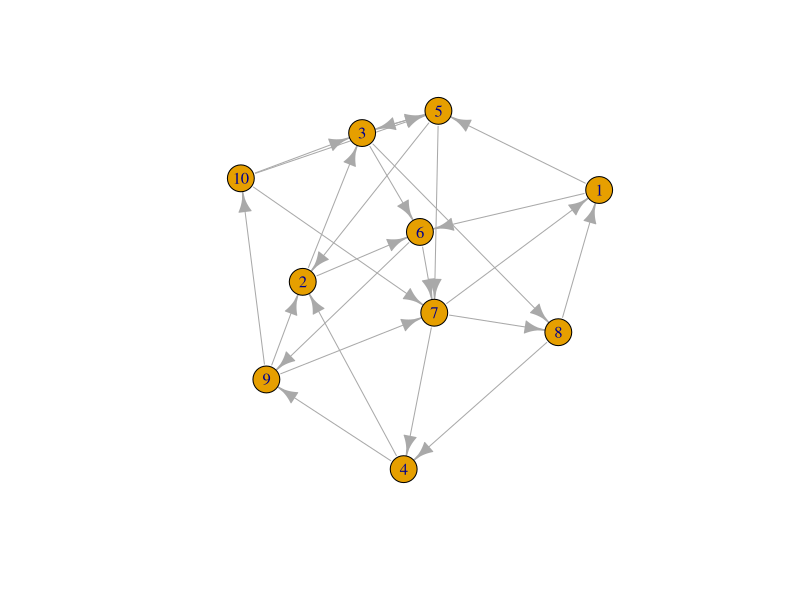
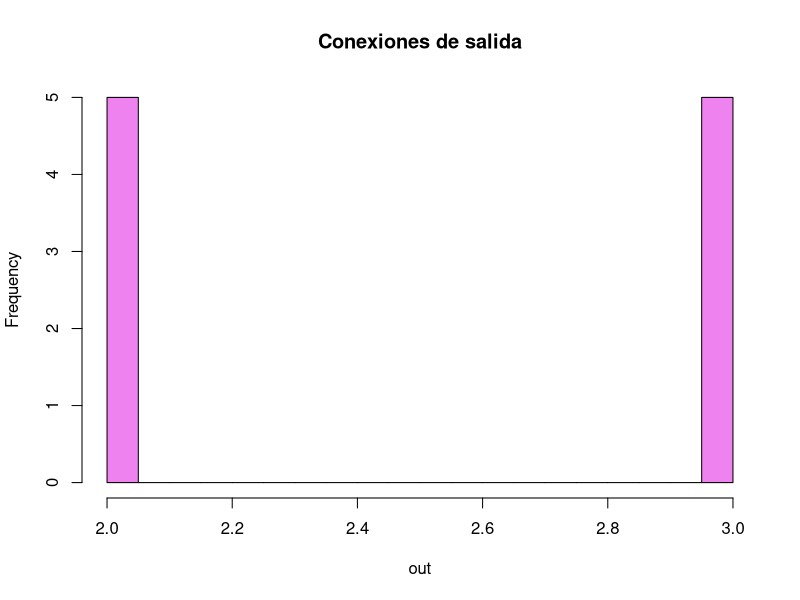
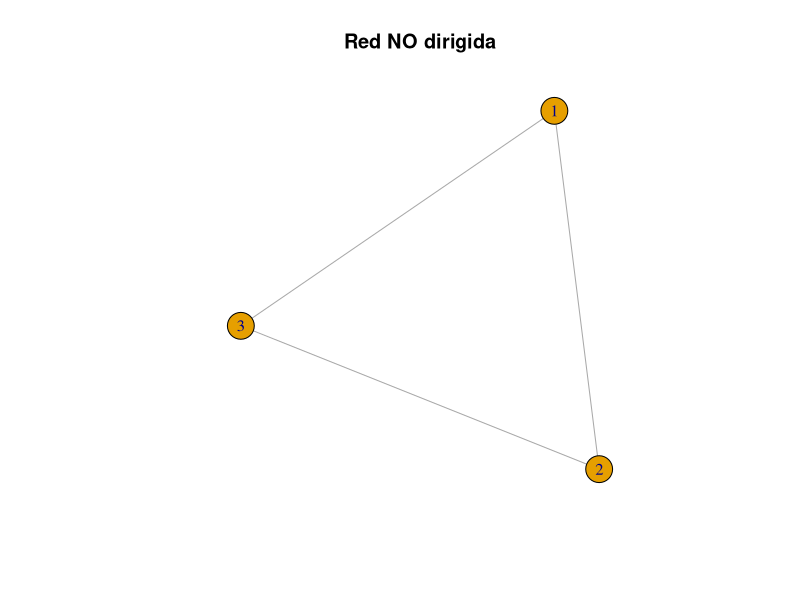
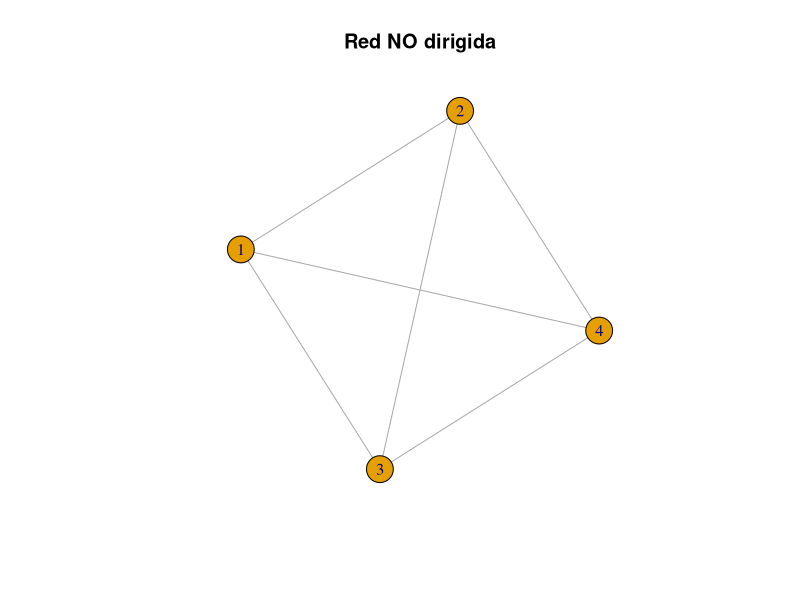
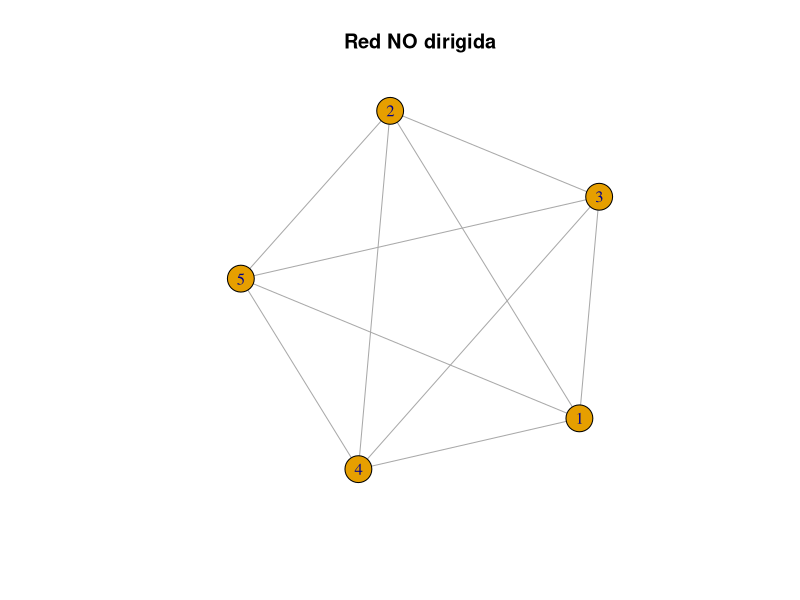
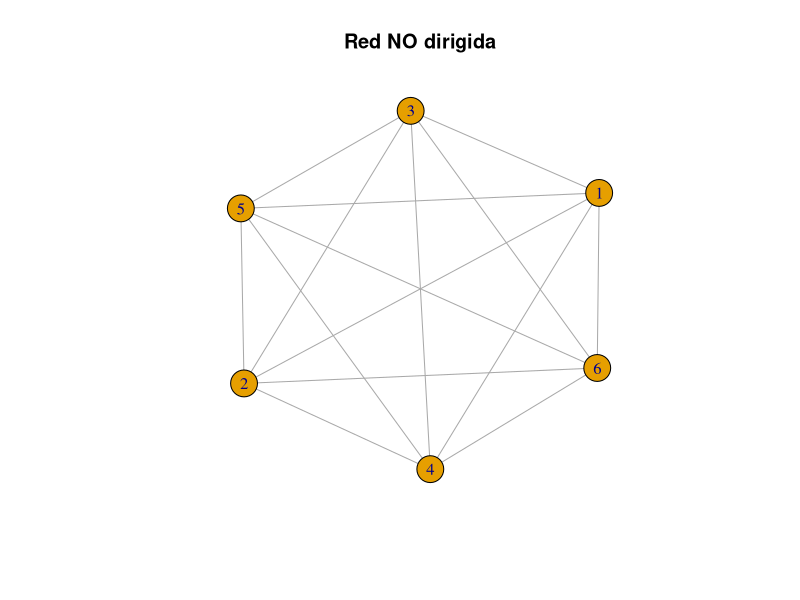
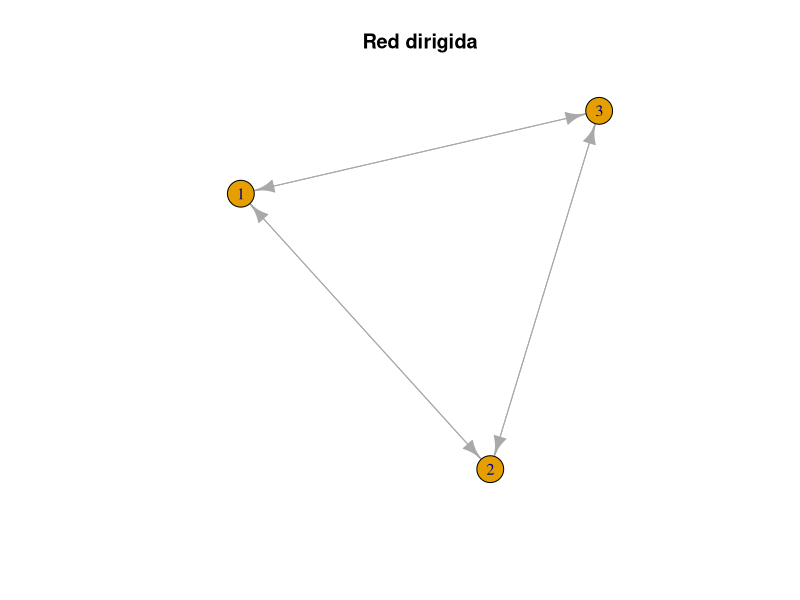
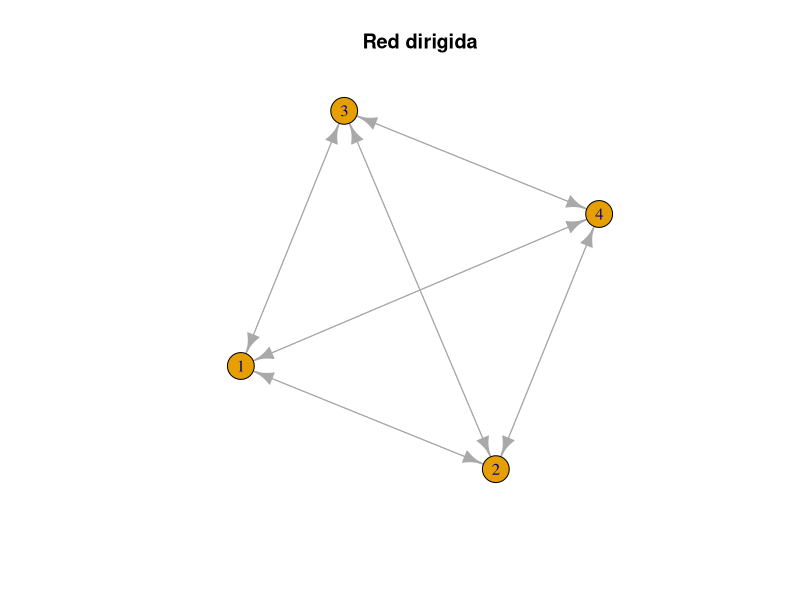

R code for these plots, in order: (Note: this script raises an error after producing the figures.)
## ---- chunk 1
knitr::opts_chunk$set(echo = TRUE)
library(igraph)
## ---- chunk 2
# Numero de conexiones maximas
a <- (15*(15-1))/2
# Numero de conexiones maximas por nodo
b <- 15-1

c(a,b)
## ---- chunk 3
# Red dirigida de 10 nodos
red_dir <- make_empty_graph(10, TRUE)

# Conexiones 
red_dir <- add_edges(red_dir, c(1,5, 1,6, 2,6, 2,3, 3,5, 3,8, 4,2, 4,9, 3,6, 5,2, 5,7, 5,3, 6,9, 6,7, 7,1, 7,4, 7,8, 8,1, 8,4, 9,10, 9,2, 9,7, 10,5, 10,7, 10,3))
 
plot(red_dir)
## ---- chunk 4
# Distribucion de conexines de salida
out <- degree(red_dir, mode = "out")
hist(out, main='Conexiones de salida',breaks=15, col='violet')
## ---- chunk 5
# Total de conexiones out e in
T_conex <- c(sum(out), sum(degree(red_dir, mode = "in")))
T_conex
## ---- chunk 6
# Promedio de in y out
promedios <- c(mean(out), mean(degree(red_dir, mode = "in")))
promedios
## ---- chunk 7
# Redes NO dirigidas
nd3 <- make_full_graph(3, FALSE)
nd4 <- make_full_graph(4, FALSE)
nd5 <- make_full_graph(5, FALSE)
nd6 <- make_full_graph(6, FALSE)

# Conexiones maximas
c_max <- function(red){
  (components(red)$csize*(components(red)$csize-1))/2
}

# Lista de las redes
redes <- list(nd3=nd3, nd4=nd4, nd5=nd5, nd6=nd6)

# Dibujos
for (name in names(redes)) {
  cat("\nRed de", name, "\n")
  red <- redes[[name]]
  cat("\nNuero max. de conexiones:", c_max(red), "\n")
  plot(red, main= "Red NO dirigida")
}

## ---- chunk 8
# Redes dirigidas
nd3_d <- make_full_graph(3, TRUE)
nd4_d <- make_full_graph(4, TRUE)
nd5_d <- make_full_graph(5, TRUE)
nd6_d <- make_full_graph(6, TRUE)

# Lista de las redes
redes_d <- list(nd3_d=nd3_d, nd4_d=nd4_d, nd5_d=nd5_d, nd6_d=nd6_d)

# Dibujos
for (name in names(redes_d)) {
  cat("\nRed de", name, "\n")
  red_d <- redes_d[[name]]
  plot(red_d, main= "Red dirigida")
}
## ---- chunk 9
amigos <-read.csv("tablas/matriz_amigos.csv")
rownames(amigos)<-amigos[,1]
amigos<-amigos[,-1]
amigos<-as.matrix(amigos)
diag(amigos)<-0
red_amigos <-graph_from_adjacency_matrix(amigos)

transitivity(red_amigos, type = "local")["TRINIDAD"]
## ---- chunk 10
# Generacion de redes
redA <- make_empty_graph(10, FALSE)
redA <- add_edges(redA, c(10,6, 9,6, 6,4, 8,4, 4,2, 2,3, 3,5, 2,1, 1,7))

redB <- make_empty_graph(10, TRUE)
redB <- add_edges(redB, c(2,1, 3,1, 6,1, 5,1, 4,1, 10,8, 8,4, 9,4, 7,4))

redC <- make_full_graph(10, FALSE)

redD <- make_empty_graph(10, TRUE)
redD <- add_edges(redD, c(1,3, 1,8, 2,4, 2,6, 2,10, 2,5, 3,10, 4,2, 4,3, 4,6, 4,9, 4,10, 4,1, 5,10, 5,1, 5,7, 6,9, 6,3, 6,8, 7,8, 7,1, 8,7, 8,9, 8,10, 9,3, 9,10, 9,2, 10,9, 10,6, 10,1, 10,5))

redE <- make_empty_graph(10, FALSE)
redE <- add_edges(redE, c(5,7, 2,7, 3,7, 1,7, 8,7, 1,3, 6,8, 10,8, 10,1, 6,4, 4,10, 9,10, 9,8))

redF <- make_empty_graph(10, TRUE)
redF <- add_edges(redF, c(4,9, 4,8, 2,4, 2,5, 5,10, 1,2, 1,3, 3,6, 3,7))

# Lista de las redes
redes_AF <- list(redA=redA, redB=redB, redC=redC, redD=redD, redE=redE, redF=redF)

# Evaluacion de cada red

for (name in names(redes_AF)) {
  
  cat("\nImagen de la", name, "\n")
  red <- redes_AF[[name]]
  plot(red, main= name)
  
  cat("\nNúmero de conexiones:", gsize(red), "\n") 
  cat("\nNúmero de nodos:", gorder(red), "\n")
  cat("\nDegree local:", degree(red, mode = "total"), "\n") 
  cat("\nPromedio del degree:", mean(degree(red, mode = "total")), "\n")
  
  # Degree distribution
  dd <- degree_distribution(red)
  barplot(dd, main='Distribucion del degree', ylim = c(0:1), col='red', ylab = "Pk", xlab = "K")
  
  cat("\nDensidad:", edge_density(red), "\n")
  
  cat("\nMatriz de adyacencia de la", name, "\n")
  print(as_adjacency_matrix(red))
  
  cat("\nMatriz de distancias de la", name, "\n")
  print(distances(red))
  
  cat("\nDiámetro:", diameter(red), "\n") 
  # cat("\n", name, "\n") # Nodos más distantes
  cat("\nCoeficiente de clusterización local:", transitivity(red, type = "local"), "\n")
  cat("\nCoeficiente de clusterización", transitivity(red, type = "global" ), "\n")
  
}

## ---- chunk 11
karate <- make_graph("Zachary")
plot(karate)
## ---- chunk 12

cat("\nNúmero de conexiones:", gsize(karate), "\n") 
cat("\nNúmero de nodos:", gorder(karate), "\n")
# ¿Quiénes son los nodos y cuál es la regla de conexión?
cat("\nDensidad:", edge_density(karate), "\n")

cat("\nMatriz de adyacencia", "\n")
print(as_adjacency_matrix(karate))
  
cat("\nCalculo y grafico del degree", "\n")
dd <- degree_distribution(karate)
barplot(dd, main='Distribucion del degree', ylim = c(0:1), col='red', ylab = "Pk", xlab = "K")

cat("\nDiámetro:", diameter(karate), "\n")
cat("\nMatriz de distancias", "\n")
print(distances(karate))
cat("\nPromedio de la distancia:", mean_distance(karate), "\n")

cat("\nTrayectoria de los nodos mas alejados", "\n")
n_lejanos <- get_diameter(karate)
n_lejanos

cat("\nNodos con coefeiciente de clusterización de 1", "\n")
nd_1 <- which(transitivity(karate, type = "local") == 1)
nd_1


# IDENTIFICACION DE NODOS IMPORTANTES

# Propiedades de centralidad
# 1. Degree: numero de conexiones.
# 2. Betweenness: frecuencia con la que un nodo se encuentra en el camino más corto entre dos nodos en la red.
# Critico para el flujo de información. 
# 3. Closeness: promediao de la cercania/distancia de un nodo con respecto a todos los demas. El nodo con las distancias mas cortas es el más cercano

degree(karate)
betweenness(karate)
closeness(karate)

which(
  degree(karate) >= sort(degree(karate), decreasing = TRUE)[5] & 
    betweenness(karate) >= sort(betweenness(karate), decreasing = TRUE)[5] & 
    closeness(karate) >= sort(closeness(karate), decreasing = TRUE)[5]
)


## ---- chunk 13

num_amigos <- function(red, nombre){
  
  mis_amigos <- neighbors(red, nombre)
  lista <- vector('list', length(mis_amigos))
  
  for (x in 1:length(mis_amigos)) {
    lista[[x]] <- c(names(mis_amigos)[x], length(neighbors(red_amigos, names(mis_amigos)[x])))
  }
  
  lista[[length(mis_amigos)+1]] <- c(nombre, length(mis_amigos))
  print(lista)
}

num_amigos(red_amigos, "TRINIDAD") # Ej

## ---- chunk 14
# Personas más populares sin importar desde que perspectica se vea
sort(degree(red_amigos, mode = "total"), decreasing = TRUE)[1:2]

# Personas más populares segun si la gente los considera amigos
sort(degree(red_amigos, mode = "in"), decreasing = TRUE)[1:2]

#Personas que se consideran muy populares
sort(degree(red_amigos, mode = "out"), decreasing = TRUE)[1:2]


## ---- chunk 15
library(igraph) # Cargar 

biolog <- read_graph("tablas/bn-mouse_visual-cortex_1/bn-mouse_visual-cortex_1.edges")# Formato de lista de adyacencia
plot(biolog)

# Gráfica en igraph con todos los layouts disp
plot(biolog, layout = layout.random, main = "Grafo 1") # Vértices de forma totalmente aleatoria
plot(biolog, layout = layout.circle, main = "Grafo 2") # Vertices en circulo
plot(biolog, layout = layout.sphere, main = "Grafo 3") # Vértices de manera uniforme en la superficie de una esfera
plot(biolog, layout = layout.drl, main = "Grafo 4") # Para redes grandes
plot(biolog, layout = layout_with_fr, main = "Grafo 5") # Algoritmo dirigido Fruchterman-Reingold
plot(biolog, layout = layout_with_kk, main = "Grafo 6") # Algoritmo dirigido Kamada-Kawai
plot(biolog, layout = layout_with_lgl, main = "Grafo 7") # Algoritmo para grafos grandes
plot(biolog, layout = layout_as_tree, main = "Grafo 8") # Diseño de árbol de Reingold-Tilford
plot(biolog, layout = layout_nicely, main = "Grafo 9") # Diseño de acuerdo a las propiedades de la red.


# Medidas de centralidad: medidas de la importancia de un nodo en una red
# Grafica
par(mfrow = c(2, 2))
hist(degree(biolog, mode = "total"), breaks=10, col="violet", main="Degree")
hist(betweenness(biolog), breaks=10, col="skyblue", main="Betweenness")
hist(closeness(biolog, mode = "total"), breaks=10, col="pink", main="Closeness")

## ---- chunk 16
# Clusterizacion 
a <- transitivity(biolog, type = "global") # Global
a
b <- transitivity(biolog, type = "local" ) # Local
b
c <- transitivity(biolog, type = "undirected") # Undirected
c
## ---- chunk 17
expresion <- matrix(nrow = 20, ncol = 6) # Matriz vacia
for (x in 1:20) { # Llenar matriz
  expresion[x,] <- cbind(c(sample(1:10, 6, replace = TRUE)))
}
colnames(expresion) <- c("T1", "T2", "T3", "T4", "T5", "T6")
rownames(expresion) <- c(1:20)
expresion
## ---- chunk 18
mat_cor <- as.matrix(cor(t(expresion))) # Correlacion entre par de genes
diag(mat_cor)<-0 # Quitar los pares de un gen

c8 <- which(mat_cor > 0.8, arr.ind = TRUE) # Par de genes
# Basado en https://github.com/jumanbar/Curso-R/blob/master/lecciones/manipular-tablas.R

red_c8 <- graph.adjlist(c8)
plot(red_c8)

dd_genes <- degree_distribution(red_c8) # Degree distribution
barplot(dd_genes, main='Distribucion del degree', ylim = c(0:1), col='red', ylab = "Pk", xlab = "K")

grupos <- cluster_label_prop(red_c8) # Detectar y visualizar grupos 
plot(grupos, red_c8,vertex.label.cex=.5) 

## ---- chunk 19
erdos <- sample_gnp(20, 0.4)
barabasi <- sample_pa(20)

# Redes
par(mfrow = c(1, 2))
plot(erdos)
plot(barabasi)

# Degree promedio
print(paste("El promedo de la red1 es:", mean(degree(erdos)), "y el de la red2 es: ", mean(degree(barabasi))))

#Distribucion del degree
par(mfrow = c(1, 2))
hist(degree(erdos), breaks=10, col="violet", main="Red tipo E-R")
hist(degree(barabasi), breaks=10, col="pink", main= "Red tipo S-F")

# Coeficientes de clusterizacion
cat("\nCC local de la red tipo E-R:", "\n")
transitivity(erdos, type = "local") # CC local
cat("\nCC global de la red tipo E-R:", transitivity(erdos, type = "global" ), "\n") # CC global
 
cat("\nCC local de la red tipo S-F:", "\n")
transitivity(barabasi, type = "local") # CC local
cat("\nCC global de la red tipo S-F:", transitivity(barabasi, type = "global" ), "\n") # CC global

# Diametro / camino más largo
print(paste("El diametro de la red1 es:", diameter(erdos), "y el de la red2 es: ", diameter(barabasi)))

